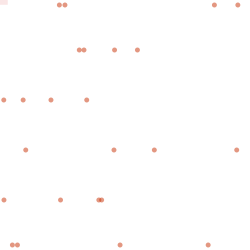
Frame 1 (no input)
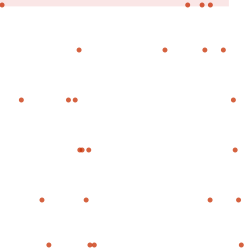
Frame 60 (the mouse pressed at the canvas centre just before this capture)
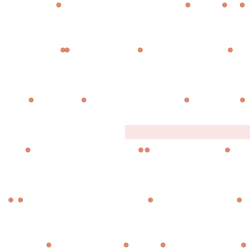
Frame 120 (the mouse held since frame 60 and released just before this capture)

The Processing sketch that drew these frames (run headless with seeded random() and noise(); from frame 60 on, the mouse is pressed at the canvas centre):

// Processing sketch: processing_18734
// ── processing_18734.pde


void setup(){
  size(250,250);
  frameRate(6);
}

void draw(){
  background(255);
  noStroke();
  fill(200,50,5,random(200));
 ellipseMode(CENTER);{
/*ellipse(random(width),25,5,5);
ellipse(random(width),25,5,5);
ellipse(random(width),25,5,5);
ellipse(random(width),25,5,5);*/

ellipse(random(width),5,5,5);
ellipse(random(width),5,5,5);
ellipse(random(width),5,5,5);
ellipse(random(width),5,5,5);

ellipse(random(width),50,5,5);
ellipse(random(width),50,5,5);
ellipse(random(width),50,5,5);
ellipse(random(width),50,5,5);

/*ellipse(random(width),75,5,5);
ellipse(random(width),75,5,5);
ellipse(random(width),75,5,5);
ellipse(random(width),75,5,5);*/


ellipse(random(width),100,5,5);
ellipse(random(width),100,5,5);
ellipse(random(width),100,5,5);
ellipse(random(width),100,5,5);

ellipse(random(width),150,5,5);
ellipse(random(width),150,5,5);
ellipse(random(width),150,5,5);
ellipse(random(width),150,5,5);

ellipse(random(width),200,5,5);
ellipse(random(width),200,5,5);
ellipse(random(width),200,5,5);
ellipse(random(width),200,5,5);

ellipse(random(width),245,5,5);
ellipse(random(width),245,5,5);
ellipse(random(width),245,5,5);
ellipse(random(width),245,5,5);
  }
  if(keyPressed);{
  noStroke();
  fill(200,5,5,25);
  rect(mouseX,mouseY,random(250),random(20));
  }
}
